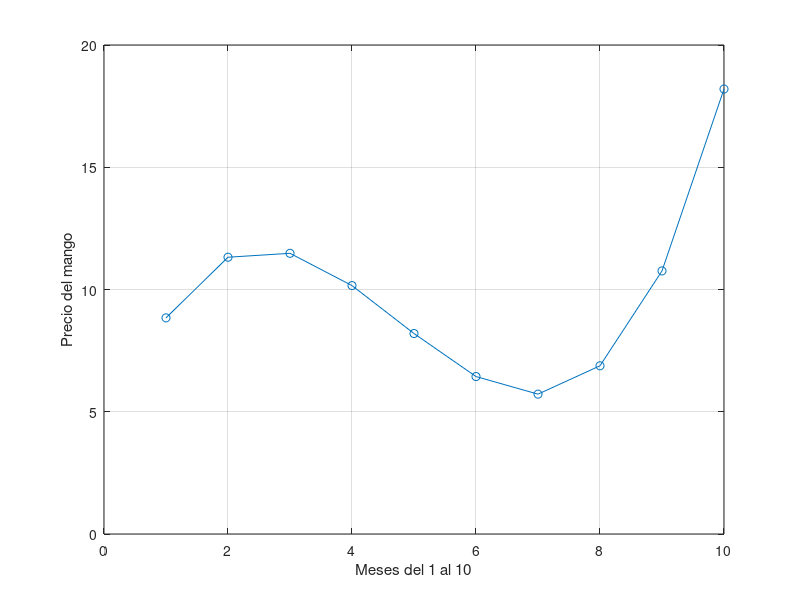

This figure's MATLAB source:
n=[1:1:10];
p=((0.14*n.^3)-(2*n.^2)+(7.5*n)+3.2);
A=150*p
plot(n,p, '-o')
grid on
xlabel('Meses del 1 al 10')
ylabel('Precio del mango')


